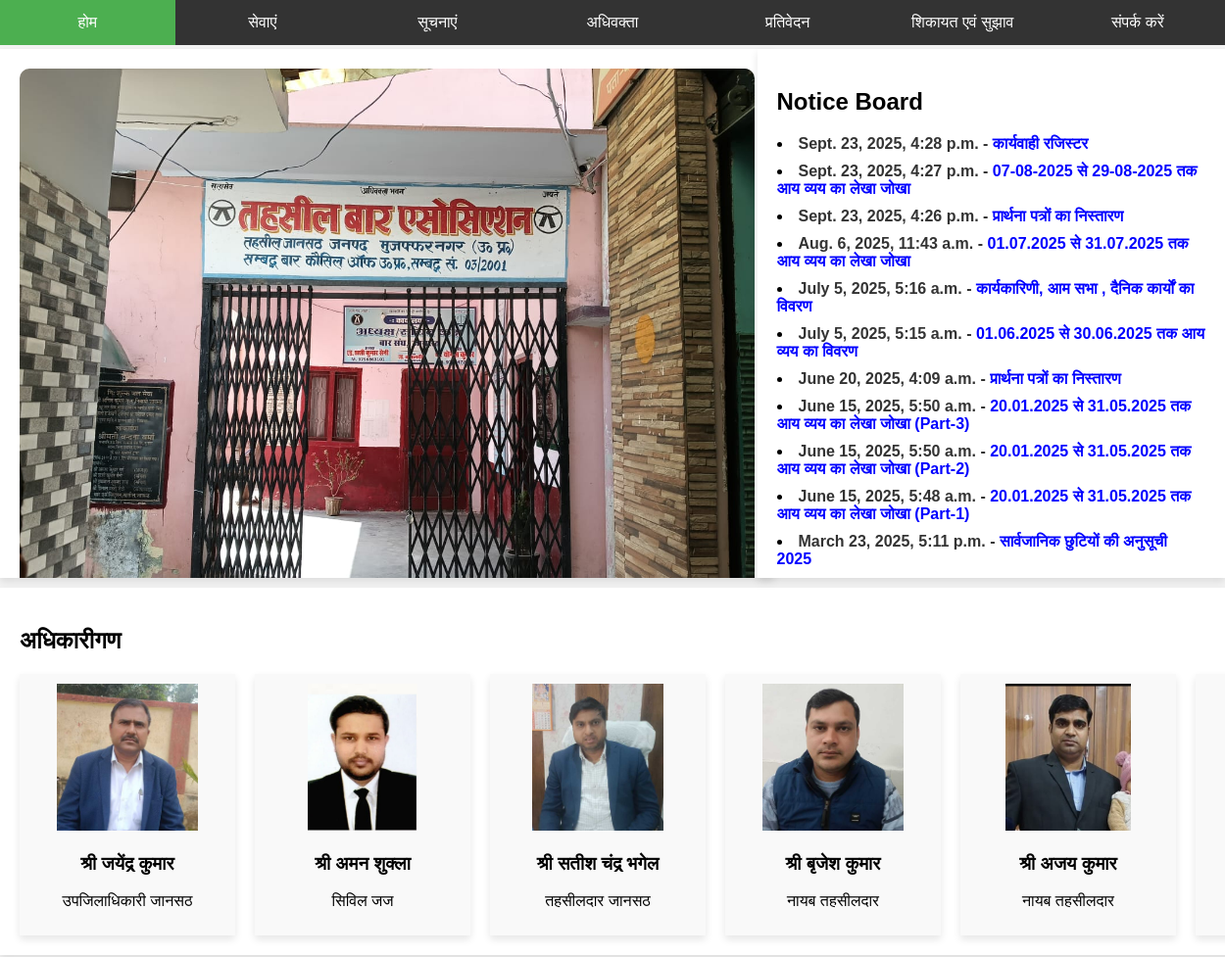
Before: / (upper part) with the older database file.
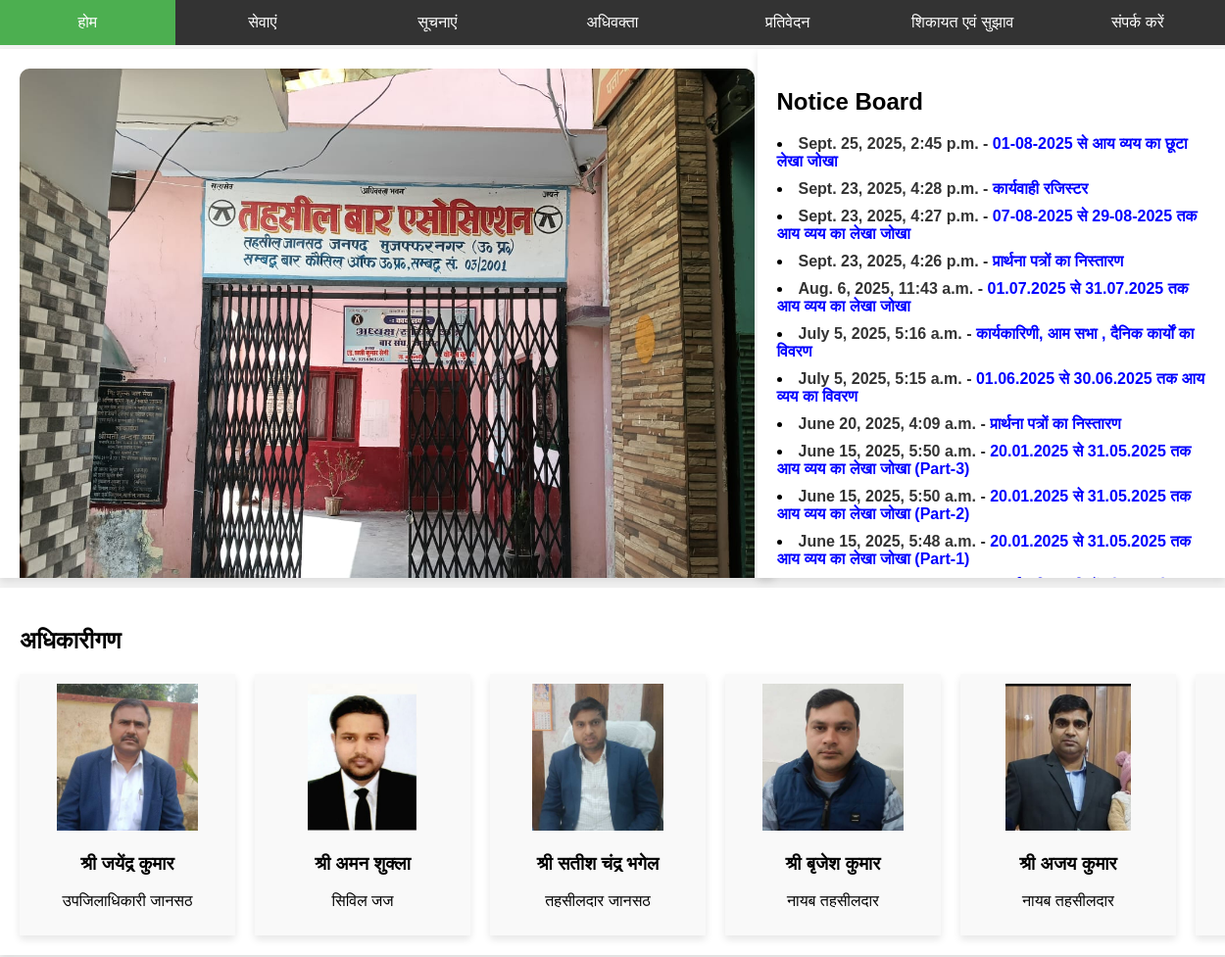
After: the same page with the newer database file.
### dashboard/models.py (models this page shows, shortened)
class Banner(models.Model):
    title = models.CharField(max_length=100, default=None, blank=True, null=True)
    image = models.ImageField(upload_to='banners/')
    created_at = models.DateTimeField(auto_now_add=True)

### notice/models.py (models this page shows, shortened)
class Notice(models.Model):
    title = models.CharField(max_length=100)
    content = models.TextField(default=None, blank=True, null=True)
    file = models.FileField(upload_to='notice/')
    created_at = models.DateTimeField(auto_now_add=True)
    updated_at = models.DateTimeField(auto_now=True)
    is_active = models.BooleanField(default=True)

### officer/models.py (models this page shows, shortened)
class Officers(models.Model):
    name = models.CharField(max_length=100)
    position= models.CharField(max_length=100)
    rank = models.IntegerField()
    phone = models.CharField(max_length=100, default=None, blank=True, null=True)
    image = models.ImageField(upload_to='officer/images')
    date = models.DateField(auto_now=True)

### dashboard/views.py (the view)
# urls.py: path('', include('dashboard.urls')),
def dashboard(request) -> HttpResponse:
    notices = Notice.objects.filter(is_active=True).order_by('-created_at')[:12]
    banners = Banner.objects.all()
    current_year = datetime.now().year
    members = AdvocateRole.objects.filter(appointed_on__year=current_year).order_by('appointed_on')
    officers = Officers.objects.all().order_by('rank')
    return render(request, 'dashboard.html', context={'notices': notices, 'banners': banners, 'members': members, 'officers': officers})

### advocates/models.py (called while the page is built)
    def __str__(self) -> None:
        return self.name

### dashboard/templates/dashboard.html (shortened to what this page needs)
{% extends "base.html" %}
{% block content %}
    <section class="dashboard-section">
        <div class="left-section">
            <div class="image-slider">
                {% for banner in banners %}
                    <img src="media/{{banner.image}}" alt="{{ banner.title}}" style="width:100%; display:block;">
                {% endfor %}
            </div>
        </div>
        <div class="link-list" style="position: absolute; right: 0px; top: 50px; width: 35%; height: 500px; padding: 20px; box-shadow: 0 4px 8px rgba(0, 0, 0, 0.1); background-color: #fff; overflow: hidden;">
            <h2>Notice Board</h2>
                {% for notice in notices %}
                    <li style="margin-bottom: 10px;">
                        <a href="media/{{ notice.file }}" target="_blank" style="text-decoration: none; color: #333; font-weight: bold; word-wrap: break-word;">
                            {{ notice.updated_at }} - <span style="color: blue; cursor: pointer;">{{ notice.title }}</span>
                        </a>
                    </li>
                {% endfor %}
        </div>
        <div class="officer-section" style="position: absolute; left: 0; top: 600px; width: 100%; padding: 20px; box-shadow: 0 4px 8px rgba(0, 0, 0, 0.1); background-color: #fff; overflow: hidden;">
            <h2>अधिकारीगण</h2>
            <div class="officer-box" style="display: flex; gap: 20px; animation: scroll-horizontal 10s linear infinite;">
            <div class="officer-wrapper" style="display: flex; gap: 20px;">
                {% for officer in officers %}
                <div class="officer-card" style="width: 200px; padding: 10px; box-shadow: 0 4px 8px rgba(0, 0, 0, 0.1); background-color: #f9f9f9; text-align: center; flex-shrink: 0;">
                    <img src="media/{{ officer.image }}" alt="{{ officer.name }}" style="width: 150px; height: 150px; object-fit: contain; border-radius: 0%;">
                    <h3>{{ officer.name }}</h3>
                    <p>{{ officer.position }}</p>
                </div>
                {% endfor %}
            </div>
            </div>
        </div>
    </section>
{% endblock content %}

Changed rows visible on the page:
no longer on this page (row unchanged): Notice: updated_at "March 23, 2025, 5:11 p.m.", title "सार्वजानिक छुटियों की अनुसूची 2025"
added Notice: updated_at "Sept. 25, 2025, 2:45 p.m.", title "01-08-2025 से आय व्यय का छूटा लेखा जोखा"
